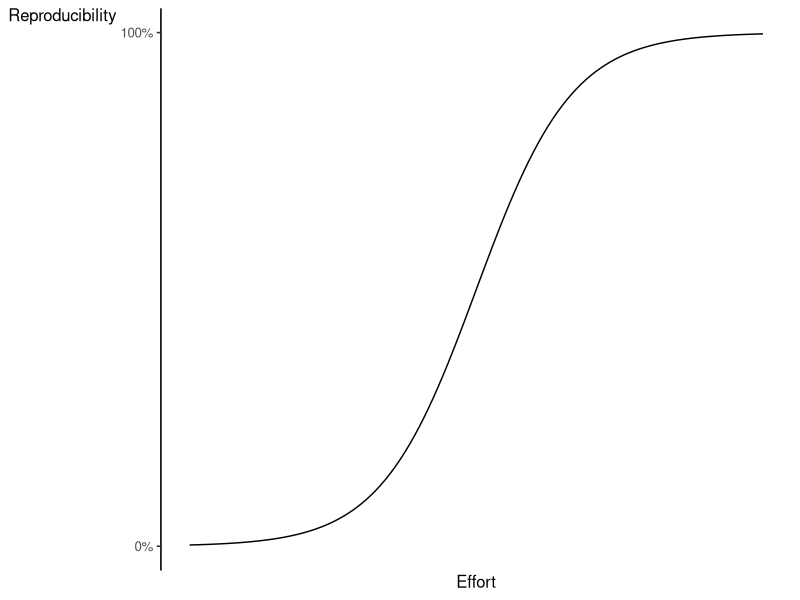

Generate this figure with R:
## ---- chunk 1
#| echo: false
#| warning: false
#| message: false
#| label: fig-sshape

library(tidyverse)

data.frame(x = seq(from = -6, to = 6, by =0.1)) |> 
  mutate(y = plogis(x)) |> 
  ggplot(aes(x, y)) + geom_line() + 
  labs(x = "Effort", 
       y = "Reproducibility") + 
  scale_x_continuous(breaks = NULL) + 
  scale_y_continuous(breaks = c(0, 1), 
                     labels = c("0%", "100%")) + 
  theme_classic(base_size = 12) +
  theme(axis.title.y = element_text(angle = 0))
